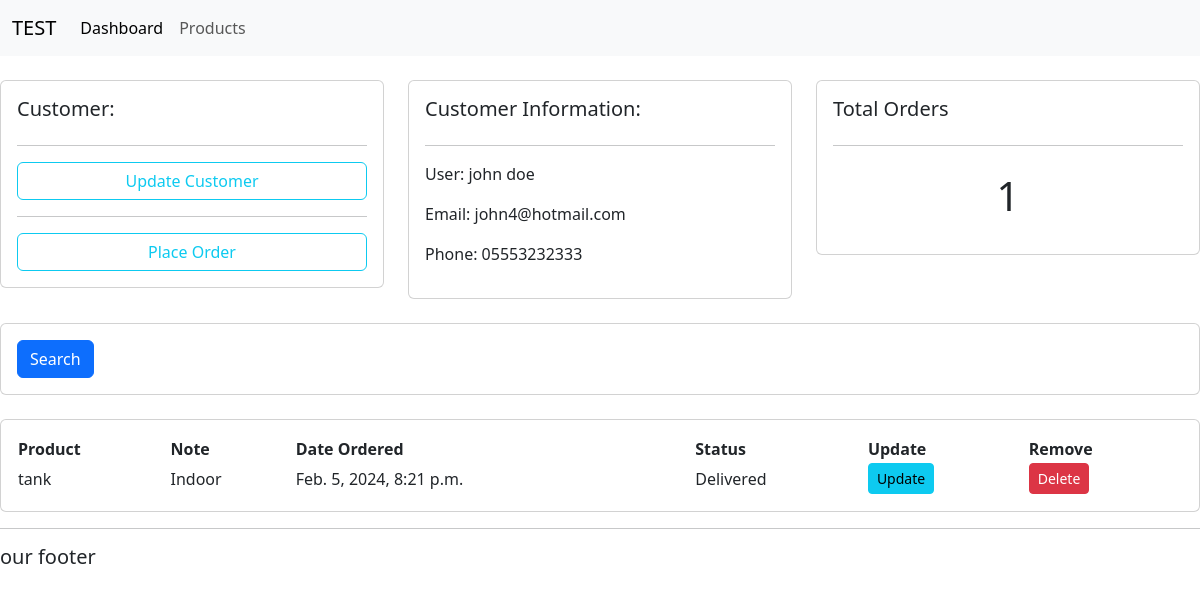
Page /customer/2/ on the earlier database version.
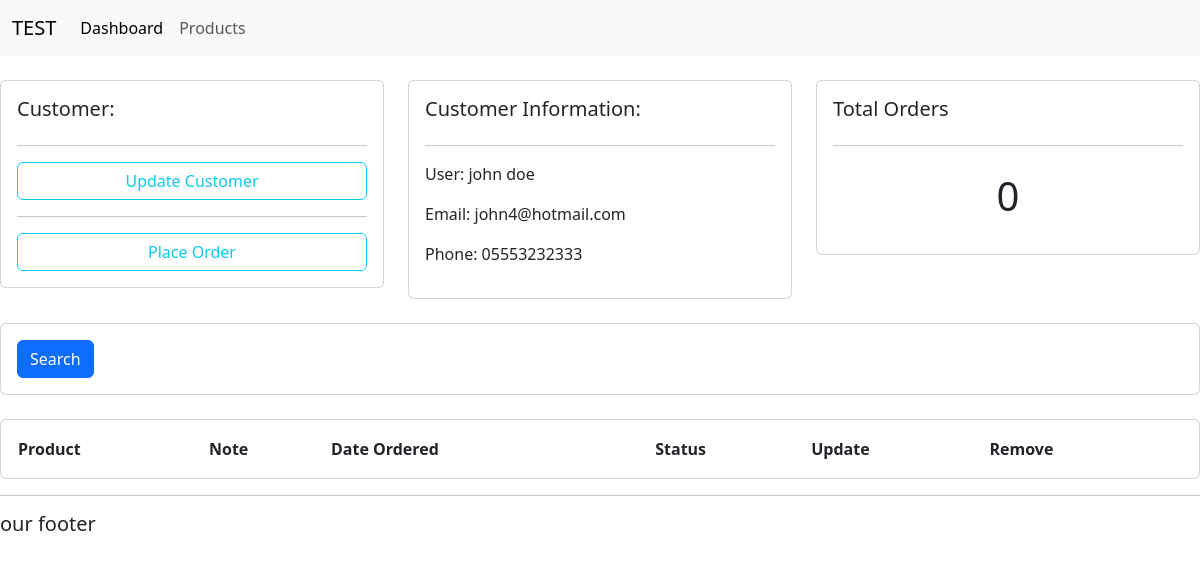
Same page on the later database version.
### accounts/models.py (models this page shows, shortened)
class Order(models.Model):
    STATUS = (
        ('Pending', 'Pending'),
        ('Out for delivery', 'Out for delivery'),
        ('Delivered', 'Delivered')
    )
    customer = models.ForeignKey(Customer, null=True, on_delete= models.SET_NULL)
    product = models.ForeignKey(Product, null=True, on_delete= models.SET_NULL)
    date_created = models.DateTimeField(auto_now_add= True, null= True)
    status = models.CharField(max_length= 200 , null= True , choices= STATUS)
    tags = models.ManyToManyField(Tag)

class Product(models.Model):
    CATEGORY = (
        ('Indoor', ' Indoor'),
        ('Out Door', 'Out Door'),
    )
    name = models.CharField(max_length=200 , null= True)
    price = models.FloatField(null= True)
    category = models.CharField(max_length=200 , null= True , choices= CATEGORY)
    discription = models.CharField(max_length=200 , null= True , blank= True)
    date_created = models.DateTimeField(auto_now_add= True , null= True)
    tags = models.ManyToManyField(Tag)
    def __str__(self):
        return self.name

### accounts/views.py (the view)
# urls.py: path('customer/<str:pk>/', views.customer , name= 'customer'),
def customer(request, pk):
    customer = Customer.objects.get(id=pk)
    orders = customer.order_set.all()
    orders_count = orders.count()
    context = {'customer': customer, 'orders':orders, 'order_count': orders_count}
    return render(request, 'accounts/customer.html',context)

### accounts/templates/accounts/customer.html (shortened to what this page needs)
{% extends 'accounts/main.html' %}
{% block content %}
<br>
<div class="row">
    <div class="col-md">
        <div class="card card-body">
            <h5>Customer:</h5>
            <hr>
            <a class="btn btn-outline-info" href="">Update Customer</a>
            <hr>
            <a class="btn btn-outline-info" href="">Place Order</a>
        </div>
    </div>
    <div class="col-md">
        <div class="card card-body">
            <h5>Customer Information:</h5>
            <hr>
            <p>User: {{customer.name}}</p>
            <p>Email: {{customer.email}}</p>
            <p>Phone: {{ customer.phone}}</p>
        </div>
    </div>
    <div class="col-md">
        <div class="card card-body">
            <h5>Total Orders</h5>
            <hr>
            <h1 style="text-align:center;padding:10px">{{orders.count}}</h1>
        </div>
    </div>
</div>
<br>
<div class="row">
    <div class="col">
        <div class="card card-body">
            <form method = "get" >
                <button class="btn btn-primary" type="submit">Search</button>
            </form>
        </div>
    </div>
</div>
<br>
<div class="row">
    <div class="col-md">
        <div class = "card card-body">
            <table>
                <tr>
                    <th>Product</th>
                    <th>Note</th>
                    <th>Date Ordered</th>
                    <th>Status</th>
                    <th>Update</th>
                    <th>Remove</th>
                </tr>
            {% for order in orders %}
                <tr>
                    <td>{{order.product}}</td>
                    <td>{{order.product.category}}</td>
                    <td>{{order.date_created}}</td>
                    <td>{{order.status}}</td>
                    <td> <a class="btn btn-sm btn-info" href="{% url 'update_order' order.id %}">Update</a></td>
                    <td> <a class="btn btn-sm btn-danger" href="{% url 'delete_order' order.id %}">Delete</a></td>
                </tr>
            {% endfor %}
        </table>
        </div>
    </div>
</div>
{% endblock content %}

Differences in the rows shown:
removed Order: product "tank", product.category "Indoor", date_created "Feb. 5, 2024, 8:21 p.m.", status "Delivered"
Other differences:
{{ orders.count }}: "1" → "0"
